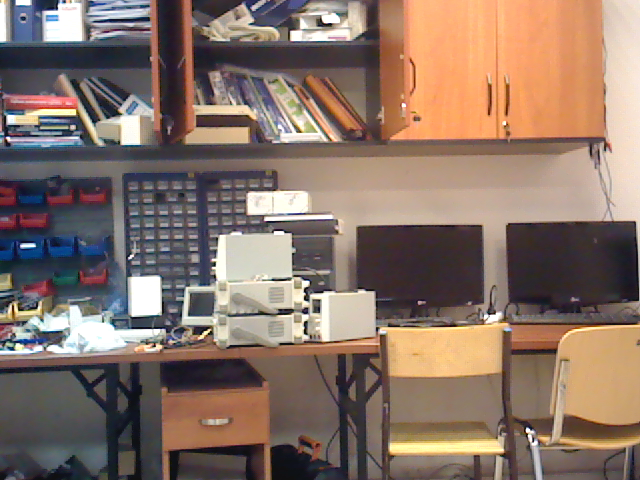
#> input picture SW_lab8/images/rotate-1.bmp, 640 x 480 px
$ python main.py
#> lines starting #> are read from the running program, lines starting #| are printed output that depends on the picture
import cv2
import time


# TODO -------------------------------------- Zadania do samodzielnej realizacji 1 -------------------------------------

# [141 lines left out: functions zad_1, zad_2, zad_3, not called in this run]


def zad_4():
    # [7 lines of commented-out code are left out]

    img_1 = cv2.imread('images/rotate-1.bmp', cv2.IMREAD_COLOR)
#> img_1 is the input picture: shape (480, 640, 3); mean B, G, R 103.3, 115, 135.7
    img_2 = cv2.imread('images/rotate-2.bmp', cv2.IMREAD_COLOR)
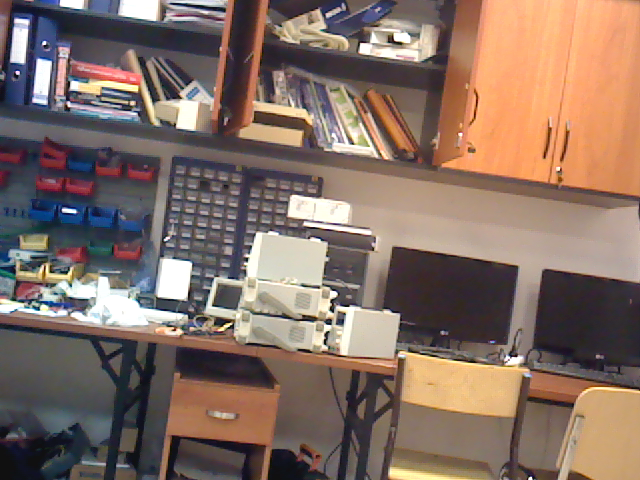
#> input picture SW_lab8/images/rotate-2.bmp, 640 x 480 px
#> img_2 is the input picture: shape (480, 640, 3); mean B, G, R 100.5, 111.3, 132.5

    fast = cv2.FastFeatureDetector_create()
    fast_kpts_1 = fast.detect(img_1)
#> fast_kpts_1 = 4220 keypoints; strongest (x, y, size): (57, 8, 7), (214, 265, 7), (527, 429, 7), (304, 298, 7)
    fast_kpts_2 = fast.detect(img_2)
#> fast_kpts_2 = 4597 keypoints; strongest (x, y, size): (213, 305, 7), (247, 258, 7), (39, 309, 7), (165, 239, 7)

    brief = cv2.xfeatures2d.BriefDescriptorExtractor_create(32)
    fast_kpts_1, brief_des_1 = brief.compute(img_1, fast_kpts_1)
#> fast_kpts_1 = 3485 keypoints; strongest (x, y, size): (214, 265, 7), (527, 429, 7), (304, 298, 7), (304, 332, 7)
    fast_kpts_2, brief_des_2 = brief.compute(img_2, fast_kpts_2)
#> fast_kpts_2 = 3901 keypoints; strongest (x, y, size): (213, 305, 7), (247, 258, 7), (39, 309, 7), (165, 239, 7)

    # Dopasowanie cech

    # matcher = cv2.DescriptorMatcher_create(cv2.DescriptorMatcher_BRUTEFORCE_HAMMING)
    matcher = cv2.BFMatcher(cv2.NORM_HAMMING)

    matches = matcher.match(brief_des_1, brief_des_2)
#> matches = 3485 matches
    matches = sorted(matches, key=lambda x: x.distance)
    matches_img = cv2.drawMatches(img_1, fast_kpts_1, img_2, fast_kpts_2, matches[:20], None,
                                  flags=cv2.DrawMatchesFlags_NOT_DRAW_SINGLE_POINTS)
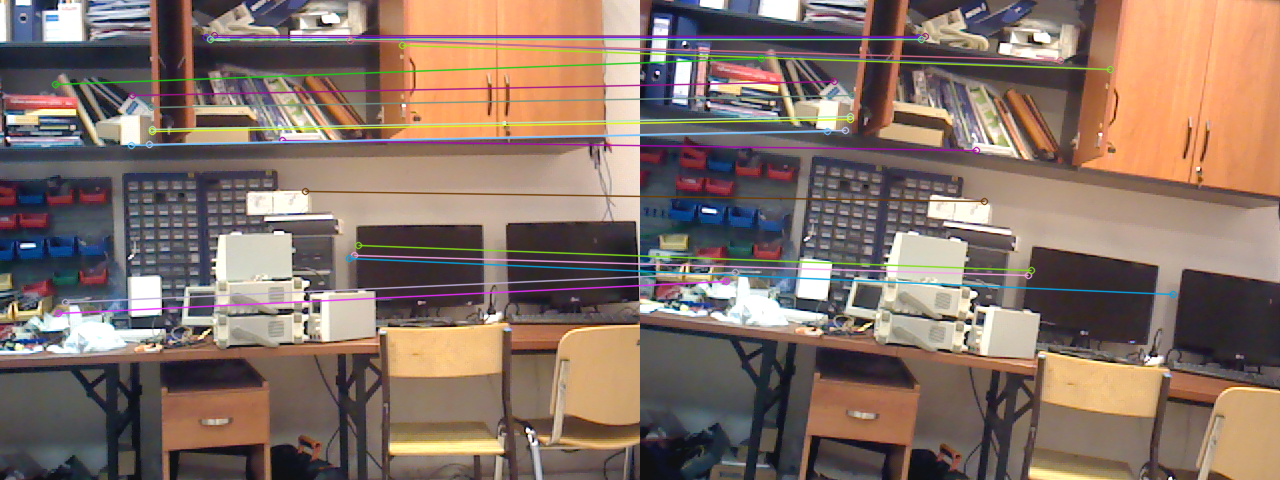
#> matches_img: shape (480, 1280, 3); mean B, G, R 103.1, 113.9, 134.1

    cv2.imshow('matches', matches_img)
    cv2.waitKey(0)
    cv2.destroyAllWindows()


if __name__ == '__main__':
    zad_4()
